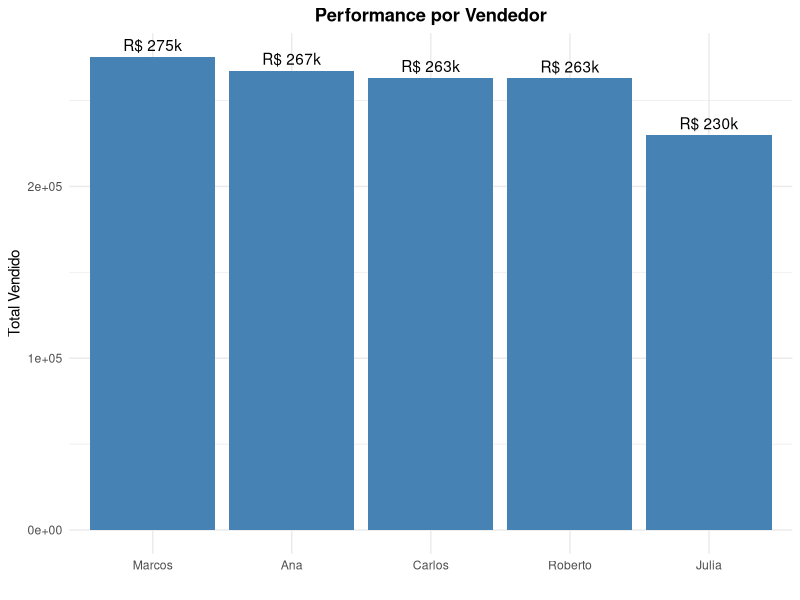

R code for this plot:

library(tidyverse)


# --- CONFIGURANDO O GERADOR ---
set.seed(123) # Para garantir que os dados sejam iguais toda vez que rodar

nomes <- c("Carlos", "Ana", "Marcos", "Julia", "Roberto")
regioes <- c("Nordeste", "Sul", "Sudeste", "Centro-Oeste")

# Criando a tabela bruta
dados_sujos <- tibble(
  id = 1:500,
  # 1. Gera Vendedores com chance de erro (minúsculo ou espaço extra)
  Vendedor = sample(nomes, 500, replace = TRUE),
  
  # 2. Gera Regiões
  Regiao = sample(regioes, 500, replace = TRUE),
  
  # 3. Gera Valores Numéricos para depois estragar
  Valor_Base = runif(500, min = 100, max = 5000)
) %>%
  # --- AQUI COMEÇA A SUJEIRA ---
  mutate(
    # Estraga o nome (Ex: "ana " ou "carlos") em 20% dos casos
    Vendedor = ifelse(runif(n()) < 0.2, tolower(Vendedor), Vendedor),
    
    # Cria buracos na Região (NA) em 5% dos casos
    Regiao = ifelse(runif(n()) < 0.05, NA, Regiao),
    
    # Transforma dinheiro em texto bagunçado (Ex: "R$ 1.200,50")
    Valor_Venda = paste0("R$ ", format(round(Valor_Base, 2), big.mark = ".", decimal.mark = ","))
  ) %>%
  select(-Valor_Base) # Remove a coluna auxiliar limpa

# Mostra a bagunça
print("--- DADOS SUJOS GERADOS ---")
head(dados_sujos)
glimpse(dados_sujos)



dados_limpos <- dados_sujos %>%
  # 1. Limpeza de Texto (Vendedor)
  mutate(
    Vendedor = str_to_title(str_trim(Vendedor)) # Remove espaço e põe Maiúscula
  ) %>%
  
  # 2. Tratamento de Nulos (Região)
  mutate(
    Regiao = replace_na(Regiao, "Norte")
  ) %>%
  
  # 3. O Grande Vilão: Dinheiro (Texto -> Número)
  mutate(
    Valor_Limpo = Valor_Venda %>%
      str_remove("R\\$ ") %>%      # Tira o R$
      str_remove_all("\\.") %>%    # Tira o ponto de milhar
      str_replace(",", ".") %>%    # Troca vírgula por ponto
      as.numeric()                 # Vira número!
  )

# Mostra o resultado limpo
print("--- DADOS LIMPOS ---")
head(dados_limpos)



# 1. Ranking de Vendedores
ranking_vendedores <- dados_limpos %>%
  group_by(Vendedor) %>%
  summarise(Total = sum(Valor_Limpo)) %>%
  arrange(desc(Total))

# 2. Ranking de Regiões
ranking_regioes <- dados_limpos %>%
  group_by(Regiao) %>%
  summarise(Total = sum(Valor_Limpo)) %>%
  arrange(desc(Total))

print("🏆 TOP VENDEDORES:")
print(ranking_vendedores)

print("🌍 MELHORES REGIÕES:")
print(ranking_regioes)




ggplot(ranking_vendedores, aes(x = reorder(Vendedor, -Total), y = Total)) +
  
  # Camada das Barras
  geom_col(fill = "steelblue") +
  
  # Camada dos Rótulos (Valor em cima da barra)
  geom_text(aes(label = paste0("R$ ", round(Total/1000, 0), "k")), 
            vjust = -0.5) +
  
  # Textos e Títulos
  labs(
    title = "Performance por Vendedor",
    x = "",
    y = "Total Vendido"
  ) +

  # Tema (Visual Limpo)
  theme_minimal() +
  
  # Ajuste do título 
  theme(plot.title = element_text(hjust = 0.5, face = "bold"))
